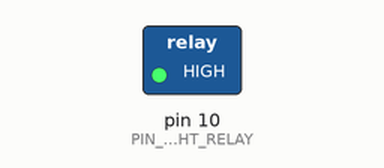
Simulated run of this sketch. Board: Arduino Uno, built with avr-gcc and run on an emulated ATmega328P. Shown: switched loads named in the sketch (green lamp = pin HIGH). The local clock reads 2024-03-15 10:24:30 at power-on unless the sketch sets it; what the sketch prints to the serial monitor is not drawn.

Above: at 0.1 s.
Timing chart, 0 to 1.6 s (numbered marks = the images above):
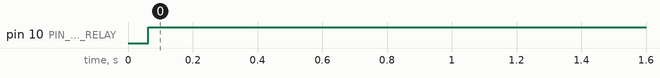

Measured:
- by itself, pin 10 (PIN_LIGHT_RELAY): LOW → HIGH at 0.06 s

The sketch:

basic_AC_light_control_timing_app.ino
```cpp
// CONNECTIONS:
// DS1302 CLK/SCLK --> 5
// DS1302 DAT/IO --> 4
// DS1302 RST/CE --> 2
// DS1302 VCC --> 3.3v - 5v
// DS1302 GND --> GND

#include <RtcDS1302.h>

ThreeWire myWire(4,5,2); // IO, SCLK, CE
RtcDS1302<ThreeWire> Rtc(myWire);


// Define the pin numbers
#define PIN_LIGHT_RELAY 10
void setupLight() {
  pinMode(PIN_LIGHT_RELAY, OUTPUT);
}
void setLight_ON() {
  digitalWrite(PIN_LIGHT_RELAY, HIGH);
}
void setLight_OFF() {
  digitalWrite(PIN_LIGHT_RELAY, LOW);
}
bool currLightState = false;


void setup() {
  setupLight();


  Serial.begin(9600);
  Serial.print("compiled: ");
  Serial.print(__DATE__);
  Serial.println(__TIME__);
  Rtc.Begin();
  RtcDateTime compiled = RtcDateTime(__DATE__, __TIME__);
  printDateTime(compiled);
  Serial.println();
  if (!Rtc.IsDateTimeValid())
  {
      // Common Causes:
      //    1) first time you ran and the device wasn't running yet
      //    2) the battery on the device is low or even missing
      Serial.println("RTC lost confidence in the DateTime!");
      Rtc.SetDateTime(compiled);
  }
  if (Rtc.GetIsWriteProtected())
  {
      Serial.println("RTC was write protected, enabling writing now");
      Rtc.SetIsWriteProtected(false);
  }
  if (!Rtc.GetIsRunning())
  {
      Serial.println("RTC was not actively running, starting now");
      Rtc.SetIsRunning(true);
  }
  RtcDateTime now = Rtc.GetDateTime();
  if (now < compiled)
  {
      Serial.println("RTC is older than compile time!  (Updating DateTime)");
      Rtc.SetDateTime(compiled);
  }
  else if (now > compiled)
  {
      Serial.println("RTC is newer than compile time. (this is expected)");
  }
  else if (now == compiled)
  {
      Serial.println("RTC is the same as compile time! (not expected but all is fine)");
  }

}

void loop() {


  RtcDateTime now = Rtc.GetDateTime();

  printDateTime(now);
  Serial.println();

  if (!now.IsValid())
  {
      // Common Causes:
      //    1) the battery on the device is low or even missing and the power line was disconnected
      Serial.println("RTC lost confidence in the DateTime!");
  }


  //activate/deactivate light logic
  if (now.Hour() >= 0 && now.Hour() <= 6) { //OFF
    setLight_OFF();
    if (currLightState == true) {
      Serial.println("Light switched OFF");
      currLightState = false;
    }
  } else { //ON
    setLight_ON();
    if (currLightState == false) {
      Serial.println("Light switched ON");
      currLightState = true;
    }
  }


  delay(10000); // ten seconds

}


#define countof(a) (sizeof(a) / sizeof(a[0]))

void printDateTime(const RtcDateTime& dt)
{
    char datestring[26];

    snprintf_P(datestring,
            countof(datestring),
            PSTR("%02u/%02u/%04u %02u:%02u:%02u"),
            dt.Month(),
            dt.Day(),
            dt.Year(),
            dt.Hour(),
            dt.Minute(),
            dt.Second() );
    Serial.print(datestring);
}
```
